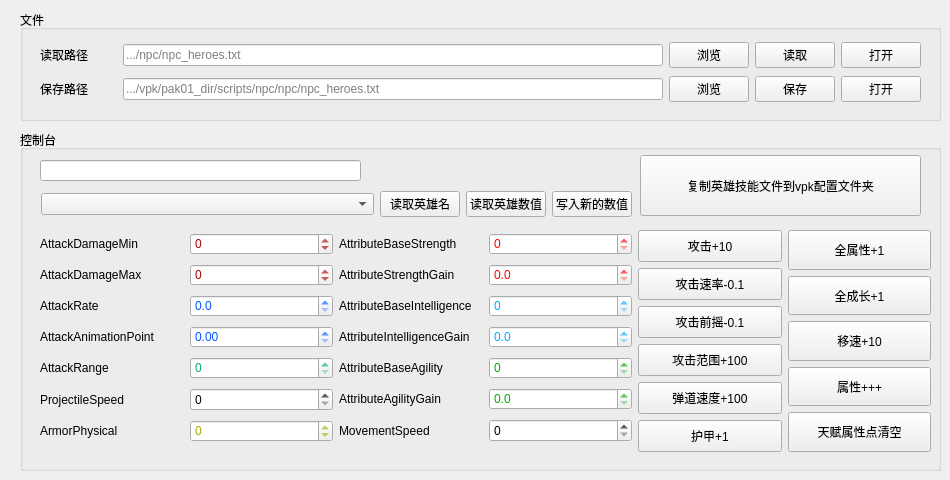
   <widget class="QWidget" name="tab_3">
    <attribute name="title">
     <string>英雄</string>
    </attribute>
    <widget class="QGroupBox" name="groupBox_12">
     <property name="geometry">
      <rect>
       <x>20</x>
       <y>10</y>
       <width>921</width>
       <height>111</height>
      </rect>
     </property>
     <property name="title">
      <string>文件</string>
     </property>
     <widget class="QWidget" name="layoutWidget">
      <property name="geometry">
       <rect>
        <x>20</x>
        <y>30</y>
        <width>881</width>
        <height>64</height>
       </rect>
      </property>
      <layout class="QVBoxLayout" name="verticalLayout_23">
       <item>
        <layout class="QHBoxLayout" name="horizontalLayout_20" stretch="1,7,1,1,0">
         <item>
          <widget class="QLabel" name="label_20">
           <property name="text">
            <string>读取路径</string>
           </property>
          </widget>
         </item>
         <item>
          <widget class="QLineEdit" name="hero_load_path_lineEdit">
           <property name="placeholderText">
            <string>.../npc/npc_heroes.txt</string>
           </property>
          </widget>
         </item>
         <item>
          <widget class="QPushButton" name="browse_hero_load_path_pushButton">
           <property name="text">
            <string>浏览</string>
           </property>
          </widget>
         </item>
         <item>
          <widget class="QPushButton" name="hero_load_pushButton">
           <property name="text">
            <string>读取</string>
           </property>
          </widget>
         </item>
         <item>
          <widget class="QPushButton" name="open_load_herotxt_pushButton">
           <property name="text">
            <string>打开</string>
           </property>
          </widget>
         </item>
        </layout>
       </item>
       <item>
        <layout class="QHBoxLayout" name="horizontalLayout_70" stretch="1,7,1,1,0">
         <item>
          <widget class="QLabel" name="label_37">
           <property name="text">
            <string>保存路径</string>
           </property>
          </widget>
         </item>
         <item>
          <widget class="QLineEdit" name="hero_save_path_lineEdit">
           <property name="placeholderText">
            <string>.../vpk/pak01_dir/scripts/npc/npc/npc_heroes.txt</string>
           </property>
          </widget>
         </item>
         <item>
          <widget class="QPushButton" name="browse_hero_save_path_pushButton">
           <property name="text">
            <string>浏览</string>
           </property>
          </widget>
         </item>
         <item>
          <widget class="QPushButton" name="hero_save_pushButton">
           <property name="text">
            <string>保存</string>
           </property>
          </widget>
         </item>
         <item>
          <widget class="QPushButton" name="open_save_herotxt_pushButton">
           <property name="text">
            <string>打开</string>
           </property>
          </widget>
         </item>
        </layout>
       </item>
      </layout>
     </widget>
    </widget>
    <widget class="QGroupBox" name="groupBox_13">
     <property name="geometry">
      <rect>
       <x>20</x>
       <y>130</y>
       <width>921</width>
       <height>341</height>
      </rect>
     </property>
     <property name="title">
      <string>控制台</string>
     </property>
     <widget class="QWidget" name="layoutWidget">
      <property name="geometry">
       <rect>
        <x>20</x>
        <y>100</y>
        <width>891</width>
        <height>222</height>
       </rect>
      </property>
      <layout class="QHBoxLayout" name="horizontalLayout_61">
       <item>
        <layout class="QVBoxLayout" name="verticalLayout_11">
         <item>
          <layout class="QHBoxLayout" name="horizontalLayout_23">
           <item>
            <widget class="QLabel" name="label_22">
             <property name="text">
              <string>AttackDamageMin</string>
             </property>
            </widget>
           </item>
           <item>
            <widget class="QDoubleSpinBox" name="doubleSpinBox_13">
             <property name="styleSheet">
              <string notr="true">color: rgb(170, 0, 0);</string>
             </property>
             <property name="decimals">
              <number>0</number>
             </property>
             <property name="minimum">
              <double>-100000.000000000000000</double>
             </property>
             <property name="maximum">
              <double>100000.000000000000000</double>
             </property>
             <property name="singleStep">
              <double>1.000000000000000</double>
             </property>
            </widget>
           </item>
          </layout>
         </item>
         <item>
          <layout class="QHBoxLayout" name="horizontalLayout_24">
           <item>
            <widget class="QLabel" name="label_23">
             <property name="text">
              <string>AttackDamageMax</string>
             </property>
            </widget>
           </item>
           <item>
            <widget class="QDoubleSpinBox" name="doubleSpinBox_14">
             <property name="styleSheet">
              <string notr="true">color: rgb(170, 0, 0);</string>
             </property>
             <property name="decimals">
              <number>0</number>
             </property>
             <property name="minimum">
              <double>-100000.000000000000000</double>
             </property>
             <property name="maximum">
              <double>100000.000000000000000</double>
             </property>
             <property name="singleStep">
              <double>1.000000000000000</double>
             </property>
            </widget>
           </item>
          </layout>
         </item>
         <item>
          <layout class="QHBoxLayout" name="horizontalLayout_25">
           <item>
            <widget class="QLabel" name="label_24">
             <property name="text">
              <string>AttackRate</string>
             </property>
            </widget>
           </item>
           <item>
            <widget class="QDoubleSpinBox" name="doubleSpinBox_15">
             <property name="styleSheet">
              <string notr="true">color: rgb(0, 85, 255);</string>
             </property>
             <property name="decimals">
              <number>1</number>
             </property>
             <property name="minimum">
              <double>0.000000000000000</double>
             </property>
             <property name="maximum">
              <double>100000.000000000000000</double>
             </property>
             <property name="singleStep">
              <double>0.100000000000000</double>
             </property>
            </widget>
           </item>
          </layout>
         </item>
         <item>
          <layout class="QHBoxLayout" name="horizontalLayout_26">
           <item>
            <widget class="QLabel" name="label_25">
             <property name="text">
              <string>AttackAnimationPoint</string>
             </property>
            </widget>
           </item>
           <item>
            <widget class="QDoubleSpinBox" name="doubleSpinBox_16">
             <property name="styleSheet">
              <string notr="true">color: rgb(0, 85, 255);</string>
             </property>
             <property name="decimals">
              <number>2</number>
             </property>
             <property name="maximum">
              <double>100000.000000000000000</double>
             </property>
             <property name="singleStep">
              <double>0.010000000000000</double>
             </property>
            </widget>
           </item>
          </layout>
         </item>
         <item>
          <layout class="QHBoxLayout" name="horizontalLayout_28">
           <item>
            <widget class="QLabel" name="label_27">
             <property name="text">
              <string>AttackRange</string>
             </property>
            </widget>
           </item>
           <item>
            <widget class="QDoubleSpinBox" name="doubleSpinBox_17">
             <property name="styleSheet">
              <string notr="true">color: rgb(0, 170, 127);</string>
             </property>
             <property name="decimals">
              <number>0</number>
             </property>
             <property name="maximum">
              <double>100000.000000000000000</double>
             </property>
             <property name="singleStep">
              <double>1.000000000000000</double>
             </property>
            </widget>
           </item>
          </layout>
         </item>
         <item>
          <layout class="QHBoxLayout" name="horizontalLayout_34">
           <item>
            <widget class="QLabel" name="label_33">
             <property name="text">
              <string>ProjectileSpeed</string>
             </property>
            </widget>
           </item>
           <item>
            <widget class="QDoubleSpinBox" name="doubleSpinBox_24">
             <property name="decimals">
              <number>0</number>
             </property>
             <property name="minimum">
              <double>0.000000000000000</double>
             </property>
             <property name="maximum">
              <double>100000.000000000000000</double>
             </property>
             <property name="singleStep">
              <double>1.000000000000000</double>
             </property>
            </widget>
           </item>
          </layout>
         </item>
         <item>
          <layout class="QHBoxLayout" name="horizontalLayout_59">
           <item>
            <widget class="QLabel" name="label_35">
             <property name="text">
              <string>ArmorPhysical</string>
             </property>
            </widget>
           </item>
           <item>
            <widget class="QDoubleSpinBox" name="doubleSpinBox_25">
             <property name="styleSheet">
              <string notr="true">color: rgb(170, 170, 0);</string>
             </property>
             <property name="decimals">
              <number>0</number>
             </property>
             <property name="minimum">
              <double>-100000.000000000000000</double>
             </property>
             <property name="maximum">
              <double>100000.000000000000000</double>
             </property>
             <property name="singleStep">
              <double>1.000000000000000</double>
             </property>
             <property name="stepType">
              <enum>QAbstractSpinBox::DefaultStepType</enum>
             </property>
            </widget>
           </item>
          </layout>
         </item>
        </layout>
       </item>
       <item>
        <layout class="QVBoxLayout" name="verticalLayout_12">
         <item>
          <layout class="QHBoxLayout" name="horizontalLayout_27">
           <item>
            <widget class="QLabel" name="label_26">
             <property name="text">
              <string>AttributeBaseStrength</string>
             </property>
            </widget>
           </item>
           <item>
            <widget class="QDoubleSpinBox" name="doubleSpinBox_18">
             <property name="styleSheet">
              <string notr="true">color: rgb(255, 0, 0);</string>
             </property>
             <property name="decimals">
              <number>0</number>
             </property>
             <property name="minimum">
              <double>0.000000000000000</double>
             </property>
             <property name="maximum">
              <double>100000.000000000000000</double>
             </property>
             <property name="singleStep">
              <double>1.000000000000000</double>
             </property>
            </widget>
           </item>
          </layout>
         </item>
         <item>
          <layout class="QHBoxLayout" name="horizontalLayout_29">
           <item>
            <widget class="QLabel" name="label_28">
             <property name="text">
              <string>AttributeStrengthGain</string>
             </property>
            </widget>
           </item>
           <item>
            <widget class="QDoubleSpinBox" name="doubleSpinBox_19">
             <property name="styleSheet">
              <string notr="true">color: rgb(255, 0, 0);</string>
             </property>
             <property name="decimals">
              <number>1</number>
             </property>
             <property name="minimum">
              <double>0.000000000000000</double>
             </property>
             <property name="maximum">
              <double>100000.000000000000000</double>
             </property>
             <property name="singleStep">
              <double>0.100000000000000</double>
             </property>
            </widget>
           </item>
          </layout>
         </item>
         <item>
          <layout class="QHBoxLayout" name="horizontalLayout_30">
           <item>
            <widget class="QLabel" name="label_29">
             <property name="text">
              <string>AttributeBaseIntelligence</string>
             </property>
            </widget>
           </item>
           <item>
            <widget class="QDoubleSpinBox" name="doubleSpinBox_20">
             <property name="styleSheet">
              <string notr="true">color: rgb(0, 170, 255);</string>
             </property>
             <property name="decimals">
              <number>0</number>
             </property>
             <property name="minimum">
              <double>0.000000000000000</double>
             </property>
             <property name="maximum">
              <double>100000.000000000000000</double>
             </property>
             <property name="singleStep">
              <double>1.000000000000000</double>
             </property>
            </widget>
           </item>
          </layout>
         </item>
         <item>
          <layout class="QHBoxLayout" name="horizontalLayout_31">
           <item>
            <widget class="QLabel" name="label_30">
             <property name="text">
              <string>AttributeIntelligenceGain</string>
             </property>
            </widget>
           </item>
           <item>
            <widget class="QDoubleSpinBox" name="doubleSpinBox_21">
             <property name="styleSheet">
              <string notr="true">color: rgb(0, 170, 255);</string>
             </property>
             <property name="decimals">
              <number>1</number>
             </property>
             <property name="maximum">
              <double>100000.000000000000000</double>
             </property>
             <property name="singleStep">
              <double>0.100000000000000</double>
             </property>
            </widget>
           </item>
          </layout>
         </item>
         <item>
          <layout class="QHBoxLayout" name="horizontalLayout_32">
           <item>
            <widget class="QLabel" name="label_31">
             <property name="text">
              <string>AttributeBaseAgility</string>
             </property>
            </widget>
           </item>
           <item>
            <widget class="QDoubleSpinBox" name="doubleSpinBox_22">
             <property name="styleSheet">
              <string notr="true">color: rgb(0, 170, 0);</string>
             </property>
             <property name="decimals">
              <number>0</number>
             </property>
             <property name="maximum">
              <double>100000.000000000000000</double>
             </property>
             <property name="singleStep">
              <double>1.000000000000000</double>
             </property>
            </widget>
           </item>
          </layout>
         </item>
         <item>
          <layout class="QHBoxLayout" name="horizontalLayout_33">
           <item>
            <widget class="QLabel" name="label_32">
             <property name="text">
              <string>AttributeAgilityGain</string>
             </property>
            </widget>
           </item>
           <item>
            <widget class="QDoubleSpinBox" name="doubleSpinBox_23">
             <property name="styleSheet">
              <string notr="true">color: rgb(0, 170, 0);</string>
             </property>
             <property name="decimals">
              <number>1</number>
             </property>
             <property name="minimum">
              <double>0.000000000000000</double>
             </property>
             <property name="maximum">
              <double>100000.000000000000000</double>
             </property>
             <property name="singleStep">
              <double>0.100000000000000</double>
             </property>
            </widget>
           </item>
          </layout>
         </item>
         <item>
          <layout class="QHBoxLayout" name="horizontalLayout_22">
           <item>
            <widget class="QLabel" name="label_21">
             <property name="text">
              <string>MovementSpeed</string>
             </property>
            </widget>
           </item>
           <item>
            <widget class="QDoubleSpinBox" name="doubleSpinBox_12">
             <property name="decimals">
              <number>0</number>
             </property>
             <property name="minimum">
              <double>0.000000000000000</double>
             </property>
             <property name="maximum">
              <double>100000.000000000000000</double>
             </property>
             <property name="singleStep">
              <double>1.000000000000000</double>
             </property>
            </widget>
           </item>
          </layout>
         </item>
        </layout>
       </item>
       <item>
        <layout class="QHBoxLayout" name="horizontalLayout_60">
         <item>
          <layout class="QVBoxLayout" name="verticalLayout_18">
           <item>
            <widget class="QPushButton" name="pushButton_44">
             <property name="sizePolicy">
              <sizepolicy hsizetype="Minimum" vsizetype="Preferred">
               <horstretch>0</horstretch>
               <verstretch>0</verstretch>
              </sizepolicy>
             </property>
             <property name="text">
              <string>攻击+10</string>
             </property>
            </widget>
           </item>
           <item>
            <widget class="QPushButton" name="pushButton_40">
             <property name="sizePolicy">
              <sizepolicy hsizetype="Minimum" vsizetype="Preferred">
               <horstretch>0</horstretch>
               <verstretch>0</verstretch>
              </sizepolicy>
             </property>
             <property name="text">
              <string>攻击速率-0.1</string>
             </property>
            </widget>
           </item>
           <item>
            <widget class="QPushButton" name="pushButton_41">
             <property name="sizePolicy">
              <sizepolicy hsizetype="Minimum" vsizetype="Preferred">
               <horstretch>0</horstretch>
               <verstretch>0</verstretch>
              </sizepolicy>
             </property>
             <property name="text">
              <string>攻击前摇-0.1</string>
             </property>
            </widget>
           </item>
           <item>
            <widget class="QPushButton" name="pushButton_42">
             <property name="sizePolicy">
              <sizepolicy hsizetype="Minimum" vsizetype="Preferred">
               <horstretch>0</horstretch>
               <verstretch>0</verstretch>
              </sizepolicy>
             </property>
             <property name="text">
              <string>攻击范围+100</string>
             </property>
            </widget>
           </item>
           <item>
            <widget class="QPushButton" name="pushButton_43">
             <property name="sizePolicy">
              <sizepolicy hsizetype="Minimum" vsizetype="Preferred">
               <horstretch>0</horstretch>
               <verstretch>0</verstretch>
              </sizepolicy>
             </property>
             <property name="text">
              <string>弹道速度+100</string>
             </property>
            </widget>
           </item>
           <item>
            <widget class="QPushButton" name="pushButton_57">
             <property name="sizePolicy">
              <sizepolicy hsizetype="Minimum" vsizetype="Preferred">
               <horstretch>0</horstretch>
               <verstretch>0</verstretch>
              </sizepolicy>
             </property>
             <property name="text">
              <string>护甲+1</string>
             </property>
            </widget>
           </item>
          </layout>
         </item>
         <item>
          <layout class="QVBoxLayout" name="verticalLayout_16" stretch="0,0,0,0,0">
           <property name="spacing">
            <number>6</number>
           </property>
           <item>
            <widget class="QPushButton" name="pushButton_37">
             <property name="sizePolicy">
              <sizepolicy hsizetype="Minimum" vsizetype="Preferred">
               <horstretch>0</horstretch>
               <verstretch>0</verstretch>
              </sizepolicy>
             </property>
             <property name="text">
              <string>全属性+1</string>
             </property>
            </widget>
           </item>
           <item>
            <widget class="QPushButton" name="pushButton_38">
             <property name="sizePolicy">
              <sizepolicy hsizetype="Minimum" vsizetype="Preferred">
               <horstretch>0</horstretch>
               <verstretch>0</verstretch>
              </sizepolicy>
             </property>
             <property name="text">
              <string>全成长+1</string>
             </property>
            </widget>
           </item>
           <item>
            <widget class="QPushButton" name="pushButton_39">
             <property name="sizePolicy">
              <sizepolicy hsizetype="Minimum" vsizetype="Preferred">
               <horstretch>0</horstretch>
               <verstretch>0</verstretch>
              </sizepolicy>
             </property>
             <property name="text">
              <string>移速+10</string>
             </property>
            </widget>
           </item>
           <item>
            <widget class="QPushButton" name="pushButton_56">
             <property name="sizePolicy">
              <sizepolicy hsizetype="Minimum" vsizetype="Preferred">
               <horstretch>0</horstretch>
               <verstretch>0</verstretch>
              </sizepolicy>
             </property>
             <property name="text">
              <string>属性+++</string>
             </property>
            </widget>
           </item>
           <item>
            <widget class="QPushButton" name="pushButton_67">
             <property name="sizePolicy">
              <sizepolicy hsizetype="Minimum" vsizetype="Preferred">
               <horstretch>0</horstretch>
               <verstretch>0</verstretch>
              </sizepolicy>
             </property>
             <property name="text">
              <string>天赋属性点清空</string>
             </property>
            </widget>
           </item>
          </layout>
         </item>
        </layout>
       </item>
      </layout>
     </widget>
     <widget class="QLineEdit" name="search_hero_lineEdit">
      <property name="geometry">
       <rect>
        <x>20</x>
        <y>30</y>
        <width>321</width>
        <height>21</height>
       </rect>
      </property>
     </widget>
     <widget class="QPushButton" name="copy_hero_ab_pushButton">
      <property name="geometry">
       <rect>
        <x>620</x>
        <y>25</y>
        <width>281</width>
        <height>61</height>
       </rect>
      </property>
      <property name="text">
       <string>复制英雄技能文件到vpk配置文件夹</string>
      </property>
     </widget>
     <widget class="QWidget" name="layoutWidget">
      <property name="geometry">
       <rect>
        <x>21</x>
        <y>60</y>
        <width>591</width>
        <height>28</height>
       </rect>
      </property>
      <layout class="QHBoxLayout" name="horizontalLayout_21" stretch="1,0,0,0">
       <item>
        <widget class="QComboBox" name="hero_name_comboBox"/>
       </item>
       <item>
        <widget class="QPushButton" name="load_hero_name_pushButton">
         <property name="text">
          <string>读取英雄名</string>
         </property>
        </widget>
       </item>
       <item>
        <widget class="QPushButton" name="load_hero_value_pushButton">
         <property name="text">
          <string>读取英雄数值</string>
         </property>
        </widget>
       </item>
       <item>
        <widget class="QPushButton" name="update_hero_value_pushButton">
         <property name="text">
          <string>写入新的数值</string>
         </property>
        </widget>
       </item>
      </layout>
     </widget>
    </widget>
   </widget>
